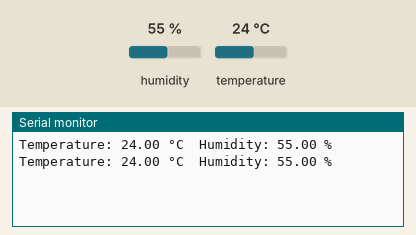
Simulated run of this sketch. Board: ESP8266 (NodeMCU). Shown: the last lines printed to the serial monitor. The inputs (shaded band) are chosen by the test bench; at power-on: humidity 55 %, temperature 24 °C.

Above: at 4.8 s.
4.9 s: humidity set to 22 %
At 7.1 s:
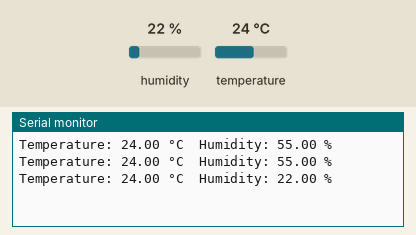
7.9 s: temperature set to 12 °C
At 9.5 s:
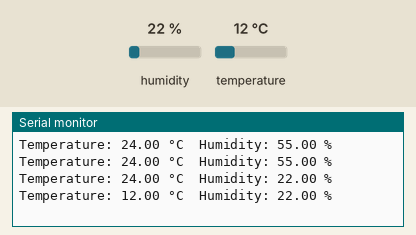
10.9 s: humidity set to 40 %
At 13.1 s:
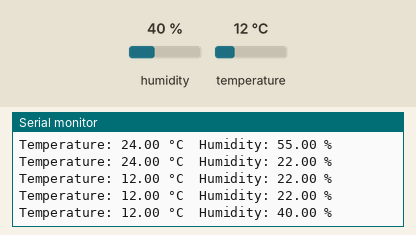
Timing chart, 0 to 14.6 s (numbered marks = the images above; inputs shaded):
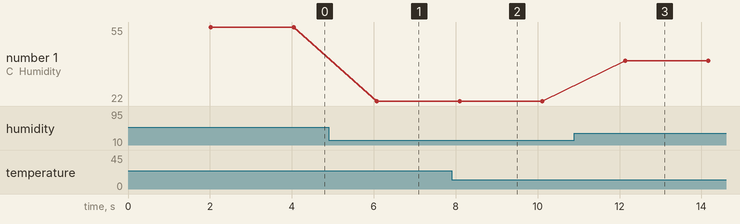

The sketch:

NodeMCU_DH11.ino
```cpp
#include "DHT.h"                 // Import DHT library

#define DHT_PIN D5               // Digital pin connected to the DHT sensor
#define DHTTYPE DHT11            // Define sensor type

DHT dht(DHT_PIN, DHTTYPE);       // Initialize DHT sensor

void setup() {
  Serial.begin(9600);            // Start serial monitor
  dht.begin();                   // Start DHT sensor
}

void loop() {
  delay(2000);                   // Wait a few seconds between measurements

  float h = dht.readHumidity();      // Read humidity
  float t = dht.readTemperature();   // Read temperature in Celsius

  // Check if any reads failed
  if (isnan(h) || isnan(t)) {
    Serial.println("Failed to read from DHT sensor!");
    return;
  }

  // Print temperature
  Serial.print("Temperature: ");
  Serial.print(t);
  Serial.print(" °C  ");

  // Print humidity
  Serial.print("Humidity: ");
  Serial.print(h);
  Serial.println(" %");
}
```

Measured:
- after the input at 4.9 s, the serial monitor: prints a new line after 1.2 s (image 1)
- after the input at 7.9 s, the serial monitor: prints a new line after 0.19 s (image 2)
- after the input at 10.9 s, the serial monitor: prints a new line after 1.2 s (image 3)
- plotted number 1: 55 → 22 after the input at 4.9 s, 22 → 40 after the input at 10.9 s
